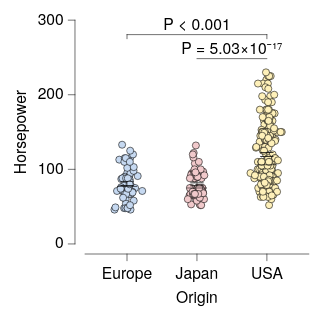

Specify this chart in Vega-Lite:
### Vega-Lite specification from a JSON file in a GitHub repository (floating-point values rounded to 4 significant figures; data arrays with more than 128 entries replaced by an {"elided": "..."} marker saying what was removed)
{"background": null, "config": {"arc": {"fill": "#DBDBDB", "fillOpacity": 1.0, "innerRadius": 25.0, "padAngle": 0.03, "stroke": "black", "strokeOpacity": 1, "strokeWidth": 0.25}, "area": {"fill": "#DBDBDB", "fillOpacity": 1.0, "stroke": "black", "strokeOpacity": 1, "strokeWidth": 0.25}, "axis": {"domain": true, "domainCap": "round", "domainColor": "black", "domainWidth": 0.25, "grid": false, "gridCap": "round", "gridColor": "#F1F1F1", "gridDash": [0, 0], "gridOpacity": 1.0, "gridWidth": 0.25, "labelColor": "black", "labelFont": "Helvetica Neue", "labelFontSize": 7, "labelFontStyle": "normal", "labelFontWeight": 400, "offset": 4.5, "ticks": true, "tickCap": "round", "tickColor": "black", "tickRound": false, "tickSize": 3, "tickWidth": 0.25, "titleColor": "black", "titleFont": "Helvetica Neue", "titleFontSize": 7, "titleFontStyle": "normal", "titleFontWeight": 400}, "axisX": {"domain": true, "labelAlign": "center", "labelAngle": 0, "labels": true, "ticks": true, "translate": 0}, "axisY": {"domain": true, "labelAlign": "right", "labelAngle": 0, "labels": true, "ticks": true, "translate": 0}, "axisRight": {"domain": true, "labelAlign": "left", "labelAngle": 0, "labels": true, "ticks": true, "translate": 0}, "axisTop": {"domain": true, "labelAlign": "center", "labelAngle": 0, "labels": true, "ticks": true, "translate": 0}, "axisBand": {"tickOffset": 0}, "bar": {"fill": "#DBDBDB", "fillOpacity": 1.0, "stroke": "black", "strokeOpacity": 1, "strokeWidth": 0.25}, "boxplot": {"size": 9.0, "ticks": {"cornerRadius": 0.25, "fill": "black", "size": 4.5, "thickness": 0.25}, "box": {"fillOpacity": 1.0, "stroke": "black", "strokeOpacity": 1, "strokeWidth": 0.25}, "median": {"fill": "black", "fillOpacity": 1.0, "size": 9.0, "thickness": 0.25}, "rule": {"fill": "black", "fillOpacity": 1.0, "size": 10.0, "stroke": "black", "strokeDash": [0, 0], "strokeOpacity": 1, "strokeWidth": 0.25}, "outliers": {"color": "black", "fill": "black", "fillOpacity": 1.0, "size": 0, "stroke": "black", "strokeOpacity": 1, "strokeWidth": 0.25}}, "circle": {"fill": "black", "fillOpacity": 1.0, "size": 0.5, "stroke": null, "strokeOpacity": 1, "strokeWidth": 0.25}, "errorband": {"band": {"fillOpacity": 0.6, "stroke": null, "strokeWidth": 0.25, "strokeOpacity": 1}, "borders": {"opacity": 0, "strokeOpacity": 0.25, "strokeWidth": 1}}, "errorbar": {"opacity": 1, "rule": {"strokeDash": [0, 0], "strokeWidth": 0.25}, "ticks": {"color": "black", "cornerRadius": 0.125, "opacity": 1, "size": 6.0, "thickness": 0.25}, "thickness": 0.25}, "font": "Helvetica Neue", "geoshape": {"fill": "#DBDBDB", "fillOpacity": 1.0, "stroke": "black", "strokeOpacity": 1, "strokeWidth": 0.25}, "header": {"labelColor": "black", "labelFont": "Helvetica Neue", "labelFontSize": 7, "labelFontStyle": "normal", "labelFontWeight": 400, "titleColor": "black", "titleFont": "Helvetica Neue", "titleFontSize": 7, "titleFontStyle": "normal", "titleFontWeight": 400, "titlePadding": 0}, "legend": {"disable": false, "offset": 4.5, "gradientLength": 50.0, "gradientThickness": 5.0, "gradientOpacity": 1.0, "gradientStrokeColor": "black", "gradientStrokeWidth": 0.25, "labelColor": "black", "labelFont": "Helvetica Neue", "labelFontSize": 7, "labelFontStyle": "normal", "labelFontWeight": 400, "strokeColor": "black", "strokeWidth": 0, "symbolSize": 42, "symbolStrokeColor": "black", "symbolStrokeWidth": 0.25, "titleColor": "black", "titleFont": "Helvetica Neue", "titleFontSize": 7, "titleFontStyle": "normal", "titleFontWeight": 400}, "line": {"color": "black", "stroke": "black", "strokeCap": "round", "strokeDash": [0, 0], "strokeOpacity": 1, "strokeWidth": 0.375}, "point": {"filled": true, "fill": "#DBDBDB", "fillOpacity": 1.0, "size": 5.0, "stroke": "black", "strokeOpacity": 1, "strokeWidth": 0.25}, "range": {"category": ["#C6D9F1", "#F1C9CB", "#FEF0B9", "#CEE37A", "#7AA8E0", "#E589A3", "#FDDD5D", "#68B961", "#4177B1", "#C35082", "#E5C227", "#438156"], "diverging": {"scheme": ["#C35082", "#CE6D94", "#D989A7", "#E2A4BA", "#EABFCE", "#F1DBE2", "#F6F6F6", "#D7E0EB", "#B9CBE0", "#9BB6D5", "#7DA1C9", "#5F8CBD", "#4177B1"]}, "heatmap": {"scheme": ["#DFE9F7", "#C6D9F1", "#ADC8EC", "#94B8E6", "#7AA8E0", "#6097DA", "#4D87CA", "#4177B1", "#386898", "#2F597F", "#264A69", "#1D3A58"]}, "ordinal": {"scheme": ["#F1F1F1", "#DBDBDB", "#C6C6C6", "#B2B2B2", "#9D9D9D", "#898989", "#767676", "#636363", "#515151", "#404040", "#2F2F2F", "#1F1F1F"]}, "ramp": {"scheme": ["#DFE9F7", "#C6D9F1", "#ADC8EC", "#94B8E6", "#7AA8E0", "#6097DA", "#4D87CA", "#4177B1", "#386898", "#2F597F", "#264A69", "#1D3A58"]}}, "rule": {"color": "black", "stroke": "black", "strokeCap": "round", "strokeDash": [2, 2], "strokeOpacity": 1, "strokeWidth": 0.25}, "scale": {"bandPaddingInner": 0.1, "bandPaddingOuter": 0.1, "round": false}, "rect": {"fill": "#DBDBDB", "fillOpacity": 1.0, "stroke": "black", "strokeOpacity": 1, "strokeWidth": 0.25}, "square": {"fill": "#DBDBDB", "fillOpacity": 1.0, "size": 10.0, "stroke": "black", "strokeOpacity": 1, "strokeWidth": 0.25}, "text": {"color": "black", "font": "Helvetica Neue", "fontSize": 7, "fontStyle": "normal", "fontWeight": 400}, "title": {"anchor": "middle", "frame": "group", "color": "black", "font": "Helvetica Neue", "fontSize": 7, "fontStyle": "normal", "fontWeight": 400, "subtitleColor": "black", "subtitleFont": "Helvetica Neue", "subtitleFontSize": "Helvetica Neue", "subtitleFontStyle": "normal", "subtitleFontWeight": 400}, "view": {"continuousWidth": 100, "continuousHeight": 100, "discreteWidth": 100, "discreteHeight": 100, "fill": null, "stroke": null, "strokeWidth": 0.25}}, "layer": [{"data": {"name": "data-53eecb024a78fdc2be808dcfdc3af7a2"}, "mark": {"type": "circle", "opacity": 1.0, "size": 10.0, "stroke": "black", "strokeOpacity": 1, "strokeWidth": 0.25}, "encoding": {"color": {"field": "Origin", "legend": null, "sort": ["Europe", "Japan", "USA"], "title": null, "type": "nominal"}, "x": {"axis": {}, "field": "Origin", "sort": ["Europe", "Japan", "USA"], "title": "Origin", "type": "nominal"}, "xOffset": {"field": "jitter_x", "scale": {"domain": [-7.33, 7.33], "range": [5.17, 19.83]}, "type": "quantitative"}, "y": {"field": "Horsepower", "title": "Horsepower", "type": "quantitative"}}}, {"data": {"name": "data-6c4882663eaca411296217af4f5e04f9"}, "mark": {"type": "errorbar"}, "encoding": {"x": {"axis": {}, "field": "Origin", "sort": ["Europe", "Japan", "USA"], "title": "Origin", "type": "nominal"}, "y": {"field": "__mean", "title": "Horsepower", "type": "quantitative"}, "yError": {"field": "__error"}}}, {"data": {"name": "data-53eecb024a78fdc2be808dcfdc3af7a2"}, "mark": {"type": "boxplot", "box": {"fillOpacity": 0, "strokeOpacity": 0}, "outliers": {"opacity": 0}, "rule": {"strokeOpacity": 0}, "ticks": false}, "encoding": {"x": {"axis": {}, "field": "Origin", "sort": ["Europe", "Japan", "USA"], "title": "Origin", "type": "nominal"}, "y": {"field": "Horsepower", "title": "Horsepower", "type": "quantitative"}}}, {"layer": [{"layer": [{"data": {"values": [{"x": "USA", "x2": "Europe", "y": 280.6, "__dysonsphere__": 1}]}, "mark": {"type": "rule", "strokeCap": "round", "strokeDash": [0, 0], "strokeWidth": 0.25}, "encoding": {"x": {"field": "x", "type": "nominal"}, "x2": {"field": "x2"}, "y": {"field": "y", "type": "quantitative"}}}, {"data": {"values": [{"x": "USA", "y": 280.6, "y2": 275.1, "__dysonsphere__": 1}]}, "mark": {"type": "rule", "strokeCap": "round", "strokeDash": [0, 0], "strokeWidth": 0.25}, "encoding": {"x": {"field": "x", "type": "nominal"}, "y": {"field": "y", "type": "quantitative"}, "y2": {"field": "y2"}}}, {"data": {"values": [{"x": "Europe", "y": 280.6, "y2": 275.1, "__dysonsphere__": 1}]}, "mark": {"type": "rule", "strokeCap": "round", "strokeDash": [0, 0], "strokeWidth": 0.25}, "encoding": {"x": {"field": "x", "type": "nominal"}, "y": {"field": "y", "type": "quantitative"}, "y2": {"field": "y2"}}}, {"data": {"values": [{"y": 280.6, "label": "P < 0.001", "__dysonsphere__": 1}]}, "mark": {"type": "text", "align": "center", "dy": -4, "fontSize": 7}, "encoding": {"text": {"field": "label", "type": "nominal"}, "x": {"value": 50.0}, "y": {"field": "y", "type": "quantitative"}}}]}, {"layer": [{"data": {"values": [{"x": "USA", "x2": "Japan", "y": 248.4, "__dysonsphere__": 1}]}, "mark": {"type": "rule", "strokeCap": "round", "strokeDash": [0, 0], "strokeWidth": 0.25}, "encoding": {"x": {"field": "x", "type": "nominal"}, "x2": {"field": "x2"}, "y": {"field": "y", "type": "quantitative"}}}, {"data": {"values": [{"y": 248.4, "label": "P = 5.03×10⁻¹⁷", "__dysonsphere__": 1}]}, "mark": {"type": "text", "align": "center", "dy": -4, "fontSize": 7}, "encoding": {"text": {"field": "label", "type": "nominal"}, "x": {"value": 65.62}, "y": {"field": "y", "type": "quantitative"}}}]}], "name": "__dysonsphere_73d6ae7ab5b8e736_11"}], "$schema": "https://vega.github.io/schema/vega-lite/v6.4.1.json", "datasets": {"data-53eecb024a78fdc2be808dcfdc3af7a2": {"elided": "400 records"}, "data-6c4882663eaca411296217af4f5e04f9": [{"Origin": "USA", "__mean": 119.9, "__error": 2.529, "__dysonsphere__": 1}, {"Origin": "Europe", "__mean": 81.0, "__error": 2.47, "__dysonsphere__": 1}, {"Origin": "Japan", "__mean": 79.84, "__error": 2.005, "__dysonsphere__": 1}]}}
